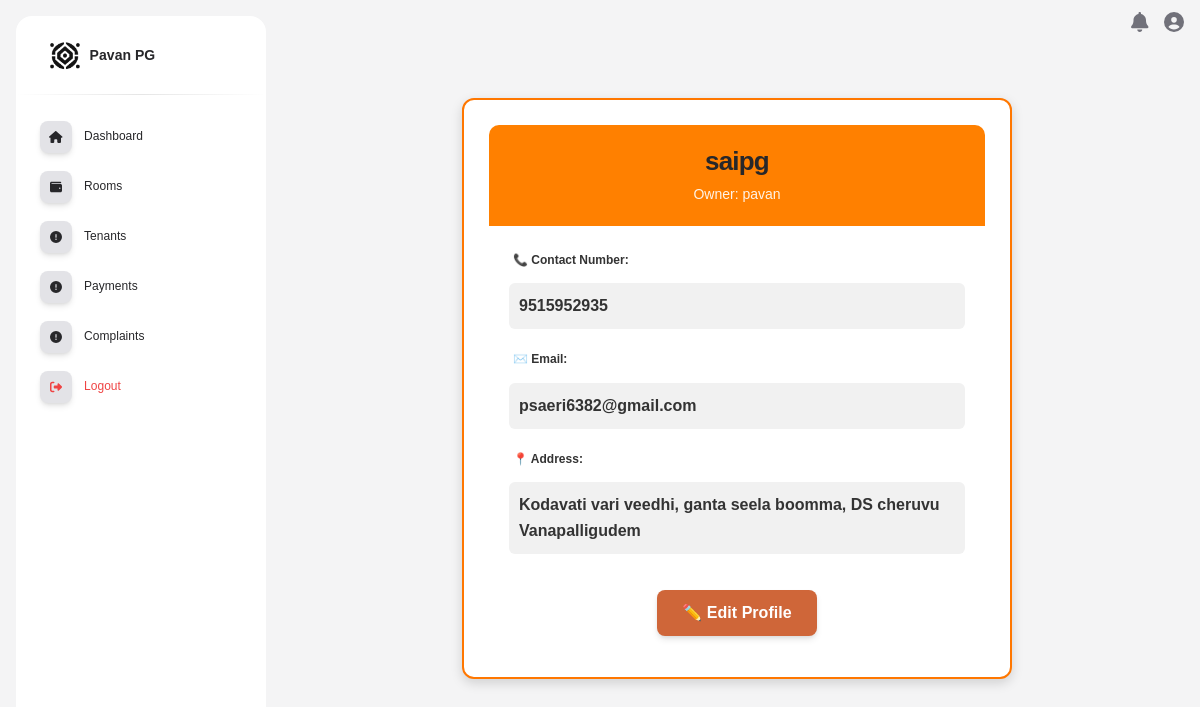
Screenshot of /pg-owner/ (signed in) with the database file from the repository.
### admin_soft/models.py (models this page shows, shortened)
class PG(models.Model):
    pg_name = models.CharField(max_length=150, unique=True)
    name = models.CharField(max_length=150, unique=True)
    contact_number = models.CharField(
        max_length=10,
        validators=[RegexValidator(r'^\d{10}$', 'Enter a valid 10-digit contact number')]
    )
    email = models.EmailField(unique=True)
    address = models.TextField(blank=True, null=True)
    password = models.CharField(max_length=128)  # Secure password storage
    role = models.CharField(max_length=128, default='pg')

### admin_soft/pgviews.py (the view)
# urls.py: path('pg-owner/', pgviews.pg_owner_profile, name='pg_owner_profile'),
def pg_owner_profile(request):
    try:
        pg_id = request.session.get("pg_id")
        pgowner = get_object_or_404(PG, id=pg_id)  # Change ID logic as needed
        return render(request, 'pg/pg_owner_profile.html', {'pgowner': pgowner})
    except:
        return redirect('pg_owner_login')

### admin_soft/templatetags/admin_soft.py (called while the page is built)
@assignment_tag(takes_context=True)
def get_direction(context):
    res = {
        'panel': 'text-left',
        'notify': 'right',
        'float': 'float-right',
        'reverse_panel': 'text-right',
        'nav': 'ml-auto'
    }
    if context.get('LANGUAGE_BIDI'):
        res['panel'] = 'text-right'
        res['notify'] = 'left'
        res['float'] = ''
        res['reverse_panel'] = 'text-left'
        res['nav'] = 'mr-auto'
    return res

@assignment_tag(takes_context=True)
def get_admin_setting(context):
    res = {
    }
    return res

### admin_soft/templates/pg/pg_owner_profile.html (shortened to what this page needs)
{% extends "pg/pg_base.html" %}
{% block content %}
<div class="container">
    <div class="profile-card">
        <div class="profile-header">
            <h2>{{ pgowner.pg_name }}</h2>
            <p>Owner: {{ pgowner.name }}</p>
        </div>
        <div class="profile-info">
            <div class="mb-3">
                <label>📞 Contact Number:</label>
                <p>{{ pgowner.contact_number }}</p>
            </div>
            <div class="mb-3">
                <label>✉️ Email:</label>
                <p>{{ pgowner.email }}</p>
            </div>
            <div class="mb-3">
                <label>📍 Address:</label>
                <p>{{ pgowner.address|default:"Not Provided" }}</p>
            </div>
        </div>
        <div class="text-center">
            <a href="{% url 'pg_owner_profile_edit' %}" class="btn btn-primary">✏️ Edit Profile</a>
        </div>
    </div>
</div>
{% endblock %}

### admin_soft/templates/pg/pg_owner_profile.html (style rules this page uses)
body { background-color: #f8f9fa; font-family: 'Arial', sans-serif; }
.profile-card { max-width: 550px; margin: 50px auto; background: #ffffff; border-radius: 12px; box-shadow: 0px 4px 12px rgba(0, 0, 0, 0.15); padding: 25px; text-align: center; border: 2px solid #ff7700; }
.profile-header { background: #ff8000; padding: 20px; border-radius: 10px 10px 0 0; color: white; }
.profile-header h2 { margin-bottom: 5px; font-size: 26px; font-weight: bold; }
.profile-header p { font-size: 14px; margin: 0; opacity: 0.9; }
.profile-info { padding: 20px; text-align: left; }
.profile-info label { font-weight: bold; color: #333; }
.profile-info p { margin: 5px 0 15px; padding: 10px; background: #f1f1f1; border-radius: 6px; font-size: 16px; font-weight: bold; color: #333; }
.btn-primary { background: #cf6639; border: none; padding: 12px 25px; border-radius: 8px; transition: all 0.3s ease; font-size: 16px; font-weight: bold; }

### rows the page displays
PG: pg_name "saipg", name "pavan", contact_number "9515952935", email "psaeri6382@gmail.com", address "Kodavati vari veedhi, ganta seela boomma, DS cheruvu Vanapalligudem"
